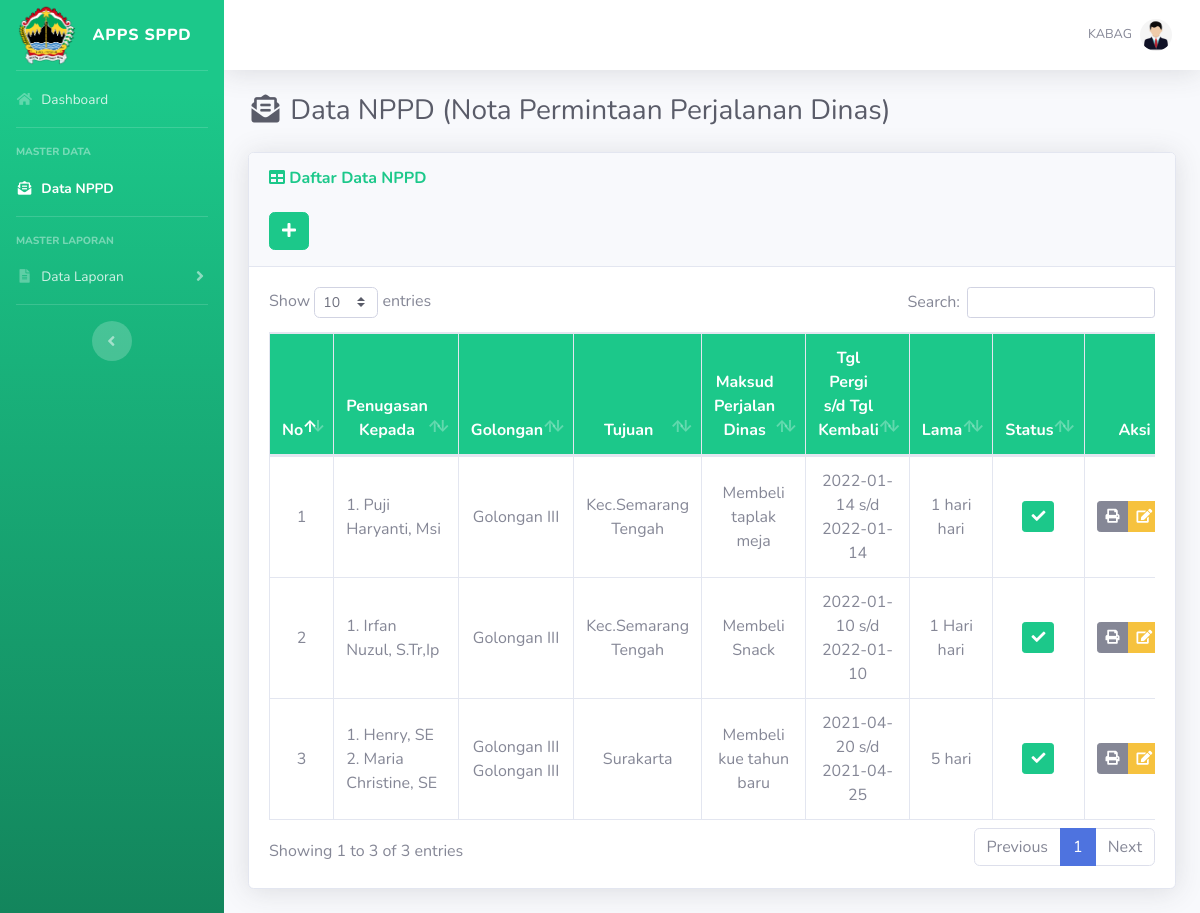
Screenshot of /media.php?module=nppd (signed in) with the database file from the repository.
### tables this page shows
CREATE TABLE IF NOT EXISTS `nppt` (
`id_nppt` int(5) NOT NULL,
  `id_pegawai` varchar(60) NOT NULL,
  `id_tujuan` varchar(100) NOT NULL,
  `maksud` text NOT NULL,
  `id_transportasi` varchar(100) NOT NULL,
  `lama` varchar(25) NOT NULL,
  `tgl_pergi` varchar(25) NOT NULL,
  `tgl_kembali` varchar(25) NOT NULL,
  `status` enum('Y','N') NOT NULL DEFAULT 'N'
);

CREATE TABLE IF NOT EXISTS `pegawai` (
`id_pegawai` int(5) NOT NULL,
  `nip` varchar(90) NOT NULL,
  `nama` varchar(100) NOT NULL,
  `pangkat` varchar(200) NOT NULL,
  `id_golongan` varchar(100) NOT NULL,
  `jabatan` varchar(100) NOT NULL,
  `unitkerja` varchar(100) NOT NULL,
  `username` varchar(100) NOT NULL,
  `password` varchar(100) NOT NULL
);

CREATE TABLE IF NOT EXISTS `golongan` (
`id_golongan` int(10) NOT NULL,
  `golongan` varchar(200) NOT NULL
);

CREATE TABLE IF NOT EXISTS `tujuan` (
`id_tujuan` int(5) NOT NULL,
  `tujuan` varchar(200) NOT NULL
);

### modul/mod_nppd/nppd.php (the view, shortened to what this page needs)
<?php
$print ="modul/mod_nppd/cetak.php";
switch($_GET['act']){
	default:
?>
<div class="d-sm-flex align-items-center justify-content-between mb-4">
    <h1 class="h3 mb-0 text-gray-800"><i class="fas fa-fw fa-envelope-open-text"></i> Data NPPD (Nota Permintaan Perjalanan Dinas)</h1>
</div>
<div class="card shadow mb-4">
    <div class="card-header py-3">
        <h6 class="m-0 font-weight-bold text-success"><i class="fa fa-table"></i> Daftar Data NPPD</h6><br>
        <a href="?module=tambahnppd" class="btn btn-success"> <i class="fa fa-plus"></i></a>
    </div>
    <div class="card-body">
        <div class="table-responsive">
			<table class="table table-bordered" id="dataTable" width="100%" cellspacing="0">
				<thead class="bg-success text-white">
					<tr align="center">
						<th width="5%">No</th>
						<th>Penugasan Kepada</th>
						<th>Golongan</th>
						<th>Tujuan</th>
						<th>Maksud Perjalan Dinas</th>
						<th>Tgl Pergi s/d Tgl Kembali</th>
						<th>Lama</th>
						<th>Status</th>
						<th>Aksi</th>
					</tr>
				</thead>
				<tbody>
				<?php
					$no=1;
					$tampil = mysqli_query($connect,"SELECT * FROM nppt,tujuan WHERE nppt.id_tujuan=tujuan.id_tujuan ORDER BY id_nppt DESC");
					while ($r=mysqli_fetch_array($tampil)){
					$value =explode('-',$r['id_pegawai']);
				?>
					<tr align="center">
						<td class="align-middle"><?php echo $no; ?></td>
						<td class="align-middle" align="left">
						<?php
						$nomer= 0;
						for($i=0;$i<count($value);$i++) {
						$data=$value[$i];
						$nomer++;
						   $sql=mysqli_query($connect,"SELECT * FROM pegawai,golongan WHERE pegawai.id_golongan=golongan.id_golongan AND id_pegawai='$data'");
						   $t=mysqli_fetch_array($sql);
						   echo "$nomer. $t[nama]";
						   echo "<br/>";
						}
						?>
						</td>
						<td class="align-middle">
						<?php
						$value =explode('-',$r['id_pegawai']);
						for($i=0;$i<count($value);$i++) {
						$data=$value[$i];
						   $sql=mysqli_query($connect,"SELECT * FROM pegawai,golongan WHERE pegawai.id_golongan=golongan.id_golongan AND id_pegawai='$data'");
						   $t=mysqli_fetch_array($sql);
						   echo "$t[golongan] ";
						   echo "<br/>";
						}
						?>
						</td>
						<td class="align-middle"><?php echo $r['tujuan'] ?></td>
						<td class="align-middle"><?php echo $r['maksud'] ?></td>
						<td class="align-middle"><?php echo $r['tgl_pergi'] ?> s/d <?php echo $r['tgl_kembali'] ?></td>
						<td class="align-middle"><?php echo $r['lama'] ?> hari</td>
						<td class="align-middle">
						<?php
						if ($r['status']== 'Y') {
						?>
						<a data-toggle="tooltip" data-placement="bottom" title="Data Terverifikasi" href="#" class="btn btn-success btn-sm"><i class="fa fa-check"></i></a>
						<?php
						}
						?>
						</td>
						<td class="align-middle">
							<div class="btn-group" role="group">
								<a data-toggle="tooltip" data-placement="bottom" title="Cetak Data" target="_blank" href="<?=$print?>?module=nppd<?=$act?>=print&id=<?php echo $r['id_nppt']?>" class="btn btn-secondary btn-sm"><i class="fa fa-print"></i></a>
								<a data-toggle="tooltip" data-placement="bottom" title="Edit Data" href="?module=nppd&act=editnppd&id=<?php echo $r['id_nppt'] ?>" class="btn btn-warning btn-sm"><i class="fa fa-edit"></i></a>
							</div>
						</td>
					</tr>
					<?php
					$no++;
					}
					?>
				</tbody>
			</table>
		</div>
	</div>
</div>
<?php
break;
?>
<?php
}
?>

### media.php (shortened to what this page needs)
<?php
if (empty($_SESSION['namauser']) AND empty($_SESSION['passuser'])){
  header('location:index.php?log=1');;
}
else{
?>
<!DOCTYPE html>
<html lang="en">
<head>
  <link href="assets/vendor/fontawesome-free/css/all.min.css" rel="stylesheet" type="text/css">
  <link href="assets/css/sb-admin-2.min.css" rel="stylesheet">
  <link href="assets/vendor/datatables/dataTables.bootstrap4.min.css" rel="stylesheet">
  <link href="assets/vendor/bootstrap-select/bootstrap-select.min.css" rel="stylesheet">
</head>
<body id="page-top">
  <div id="wrapper">
    <ul class="navbar-nav bg-gradient-success sidebar sidebar-dark accordion" id="accordionSidebar">
      <a class="sidebar-brand d-flex align-items-center justify-content-center" href="?module=home">
        <div class="sidebar-brand-icon">
          <img src="assets/img/jateng.png" height="60px" width="60px">
        </div>
        <div class="sidebar-brand-text mx-3">APPS SPPD</div>
      </a>
      <hr class="sidebar-divider my-0">
      <li class="nav-item <?php $p = $_GET['module']; if($p=='home'){echo "active";} ?>">
        <a class="nav-link" href="?module=home">
          <i class="fas fa-fw fa-home"></i>
          <span>Dashboard</span></a>
      </li>
	<?php
	if ($_SESSION['level']=="operator"){
	?>
      <hr class="sidebar-divider">
      <div class="sidebar-heading">
        MASTER DATA
      </div>
      <li class="nav-item <?php $p = $_GET['module']; if($p=='nppd' || $p=='tambahnppd' || $p=='spt' || $p=='sppd'){echo "active";} ?>">
        <a class="nav-link collapsed" href="#" data-toggle="collapse" data-target="#mastersppd" aria-expanded="true" aria-controls="mastersppd">
          <i class="fas fa-fw fa-envelope-open-text"></i>
          <span>Data SPPD</span>
        </a>
        <div id="mastersppd" class="collapse" aria-labelledby="headingUtilities" data-parent="#accordionSidebar">
          <div class="bg-white py-2 collapse-inner rounded">
            <a class="collapse-item" href="?module=nppd">Data NPPD</a>
            <a class="collapse-item" href="?module=spt">Data SPT</a>
            <a class="collapse-item" href="?module=sppd">Data SPPD</a>
          </div>
        </div>
      </li>
      <li class="nav-item <?php $p = $_GET['module']; if($p=='pegawai' || $p=='golongan'){echo "active";} ?>">
        <a class="nav-link collapsed" href="#" data-toggle="collapse" data-target="#masterpegawai" aria-expanded="true" aria-controls="masterpegawai">
          <i class="fas fa-fw fa-user-tie"></i>
          <span>Data Pegawai</span>
        </a>
        <div id="masterpegawai" class="collapse" aria-labelledby="headingUtilities" data-parent="#accordionSidebar">
          <div class="bg-white py-2 collapse-inner rounded">
            <a class="collapse-item" href="?module=pegawai">Data Pegawai</a>
            <a class="collapse-item" href="?module=golongan">Data Golongan</a>
          </div>
        </div>
      </li>
      <li class="nav-item <?php $p = $_GET['module']; if($p=='tujuan' || $p=='biaya' || $p=='transportasi'){echo "active";} ?>">
        <a class="nav-link collapsed" href="#" data-toggle="collapse" data-target="#masterbiaya" aria-expanded="true" aria-controls="masterbiaya">
          <i class="fas fa-fw fa-receipt"></i>
          <span>Data Biaya</span>
        </a>
        <div id="masterbiaya" class="collapse" aria-labelledby="headingUtilities" data-parent="#accordionSidebar">
          <div class="bg-white py-2 collapse-inner rounded">
            <a class="collapse-item" href="?module=tujuan">Data Kota</a>
            <a class="collapse-item" href="?module=biaya">Data Biaya Perjalanan</a>
			<a class="collapse-item" href="?module=transportasi">Data Transportasi</a>
          </div>
        </div>
      </li>
      <hr class="sidebar-divider">
      <div class="sidebar-heading">
        MASTER LAPORAN
      </div>
      <li class="nav-item <?php $p = $_GET['module']; if($p=='kwitansi' || $p=='lpd'){echo "active";} ?>">
        <a class="nav-link collapsed" href="#" data-toggle="collapse" data-target="#masterlaporan" aria-expanded="true" aria-controls="masterlaporan">
          <i class="fas fa-fw fa-file-alt"></i>
          <span>Data Laporan</span>
        </a>
        <div id="masterlaporan" class="collapse" aria-labelledby="headingUtilities" data-parent="#accordionSidebar">
          <div class="bg-white py-2 collapse-inner rounded">
            <a class="collapse-item" href="?module=kwitansi">Data Kwitansi</a>
            <a class="collapse-item" href="?module=lpd">Data Perjalanan Dinas</a>
          </div>
        </div>
      </li>
      <hr class="sidebar-divider">
      <div class="sidebar-heading">
        MASTER SETTING
      </div>
	  <li class="nav-item <?php $p = $_GET['module']; if($p=='instansi' || $p=='ttdkwitansi'){echo "active";} ?>">
        <a class="nav-link collapsed" href="#" data-toggle="collapse" data-target="#mastersetting" aria-expanded="true" aria-controls="mastersetting">
          <i class="fas fa-fw fa-cog"></i>
          <span>Data Setting</span>
        </a>
        <div id="mastersetting" class="collapse" aria-labelledby="headingUtilities" data-parent="#accordionSidebar">
          <div class="bg-white py-2 collapse-inner rounded">
            <a class="collapse-item" href="?module=instansi">Data Instansi</a>
            <a class="collapse-item" href="?module=ttdkwitansi">Data Kwitansi</a>
          </div>
        </div>
      </li>
	<?php }elseif($_SESSION['level']=="kabag") { ?>
      <hr class="sidebar-divider">
      <div class="sidebar-heading">
        MASTER DATA
      </div>
	  <li class="nav-item <?php $p = $_GET['module']; if($p=='nppd'){echo "active";} ?>">
        <a class="nav-link" href="?module=nppd">
          <i class="fas fa-fw fa-envelope-open-text"></i>
          <span>Data NPPD</span></a>
      </li>
      <hr class="sidebar-divider">
      <div class="sidebar-heading">
        MASTER LAPORAN
      </div>
      <li class="nav-item <?php $p = $_GET['module']; if($p=='kwitansi' || $p=='lpd'){echo "active";} ?>">
        <a class="nav-link collapsed" href="#" data-toggle="collapse" data-target="#masterlaporan" aria-expanded="true" aria-controls="masterlaporan">
          <i class="fas fa-fw fa-file-alt"></i>
          <span>Data Laporan</span>
        </a>
      </li>
	<?php } ?>
      <hr class="sidebar-divider d-none d-md-block">
      <div class="text-center d-none d-md-inline">
        <button class="rounded-circle border-0" id="sidebarToggle"></button>
      </div>
    </ul>
    <div id="content-wrapper" class="d-flex flex-column">
      <div id="content">
        <nav class="navbar navbar-expand navbar-light bg-white topbar mb-4 static-top shadow">
          <ul class="navbar-nav ml-auto">
            <li class="nav-item dropdown no-arrow">
              <a class="nav-link dropdown-toggle" href="#" id="userDropdown" role="button" data-toggle="dropdown" aria-haspopup="true" aria-expanded="false">
                <span class="text-uppercase mr-2 d-none d-lg-inline text-gray-600 small">
					<?php echo $_SESSION['namauser']; ?>
				</span>
                <img class="img-profile rounded-circle" src="assets/img/user.jpg">
              </a>
            </li>
          </ul>
        </nav>
		<div class="container-fluid">
			<?php include "content.php"; ?>
		</div>
            </div>
        </div>
    </div>
</body>
</html>
<?php } ?>

### content.php (shortened to what this page needs)
<?php
$mod = $_GET['module'];
if ($mod=='home'){
	include "home.php";
}
elseif ($mod=='nppd'){
    include "modul/mod_nppd/nppd.php";
}
elseif ($mod=='tambahnppd'){
    include "modul/mod_nppd/tambahnppd.php";
}
elseif ($mod=='spt'){
    include "modul/mod_spt/spt.php";
}
elseif ($mod=='sppd'){
    include "modul/mod_sppd/sppd.php";
}
elseif ($mod=='pegawai'){
    include "modul/mod_pegawai/pegawai.php";
}
elseif ($mod=='golongan'){
    include "modul/mod_golongan/golongan.php";
}
elseif ($mod=='biaya'){
    include "modul/mod_biaya/biaya.php";
}
elseif ($mod=='tujuan'){
    include "modul/mod_tujuan/tujuan.php";
}
elseif ($mod=='transportasi'){
    include "modul/mod_transportasi/transportasi.php";
}
elseif ($mod=='kwitansi'){
    include "modul/mod_kwitansi/kwitansi.php";
}
elseif ($mod=='lpd'){
    include "modul/mod_lpd/lpd.php";
}
elseif ($mod=='riwayat'){
  include "modul/mod_lpd/riwayat.php";
}
elseif ($mod=='ttdkwitansi'){
    include "modul/mod_ttdkwitansi/ttdkwitansi.php";
}
elseif ($mod=='instansi'){
    include "modul/mod_instansi/instansi.php";
}
elseif ($mod=='password'){
    include "modul/mod_password/password.php";
}
else{
  include "404.php";
}
?>

### rows the page displays
nppt: id_tujuan.tujuan "Kec.Semarang Tengah", maksud "Membeli taplak meja", tgl_pergi "2022-01-14", tgl_kembali "2022-01-14", lama "1 hari", status "Y" (drawn)
pegawai: nama "Puji Haryanti, Msi", id_golongan.golongan "Golongan III"
nppt: id_tujuan.tujuan "Kec.Semarang Tengah", maksud "Membeli Snack", tgl_pergi "2022-01-10", tgl_kembali "2022-01-10", lama "1 Hari", status "Y" (drawn)
pegawai: nama "Irfan Nuzul, S.Tr,Ip", id_golongan.golongan "Golongan III"
nppt: id_tujuan.tujuan "Surakarta", maksud "Membeli kue tahun baru", tgl_pergi "2021-04-20", tgl_kembali "2021-04-25", lama "5", status "Y" (drawn)
pegawai: nama "Henry, SE", id_golongan.golongan "Golongan III"
pegawai: nama "Maria Christine, SE", id_golongan.golongan "Golongan III"

### other values shown
$_SESSION['namauser'] "KABAG"
